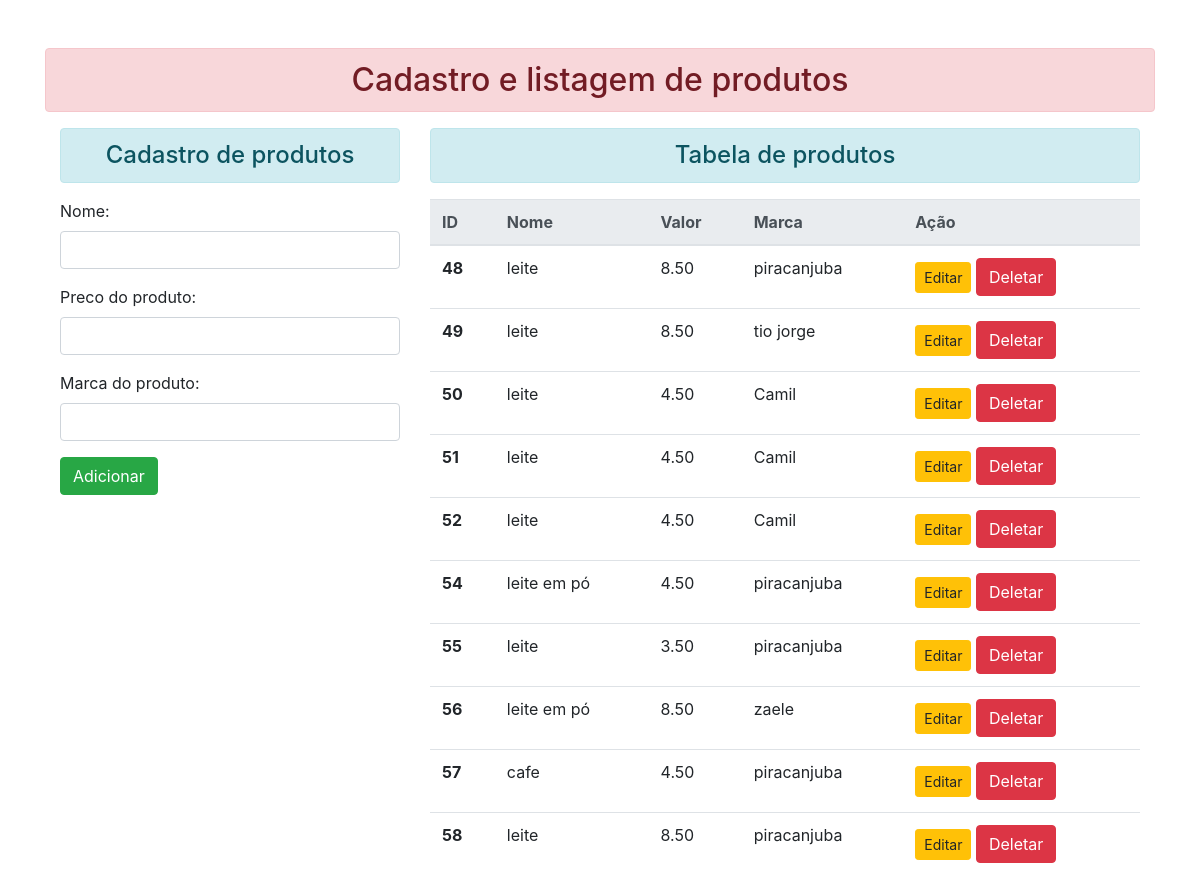
Before: / with the older database file.
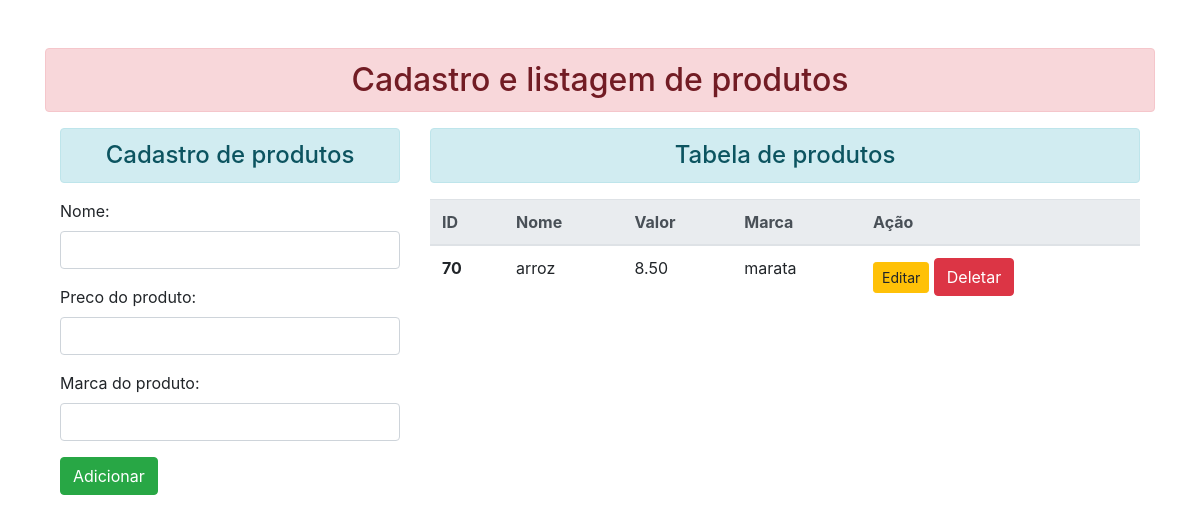
After: the same page with the newer database file.
### loja_cadastro_produtos/models.py (models this page shows)
class Produto(models.Model):
    nome = models.CharField(max_length=40, null=False, blank=False)
    preco_do_produto = models.DecimalField(max_digits=5, blank=False, decimal_places=2)
    marca_do_produto = models.CharField(max_length=40, blank=False)

### my_aplication/views.py (the view)
# urls.py: path('', views.cadastrar_produtos, name='home'),
def cadastrar_produtos(request):
    listar = Produto.objects.all()
    if request.method == "POST":
        form = ProdutoForms(request.POST)
        if form.is_valid():
            nm = form.cleaned_data["nome"]
            pc = form.cleaned_data["preco_do_produto"]
            mp = form.cleaned_data["marca_do_produto"]
            cadastrar = Produto(nome=nm, preco_do_produto=pc, marca_do_produto=mp)
            cadastrar.save()
            messages.success(request, 'Produto adcionado com sucesso')
    else:
        form = ProdutoForms()
    return render(request, 'html/cadastro_produto.html', {'form': form, 'listar': listar, 'message': messages})

### my_aplication/forms.py
class ProdutoForms(forms.ModelForm):
    class Meta:
        model = Produto
        fields = ['nome', 'preco_do_produto', 'marca_do_produto']
        widgets = {
            'nome': forms.TextInput(attrs={'class': 'form-control'}),
            'preco_do_produto': forms.TextInput(attrs={'class': 'form-control'}),
            'marca_do_produto': forms.TextInput(attrs={'class': 'form-control'})
        }
        """
    nome = forms.CharField(label="")
    preco_do_produto = forms.DecimalField(label="")
    marca_do_produto = forms.CharField(label="")
    """

### my_aplication/templates/html/cadastro_produto.html (shortened to what this page needs)
{% extends "base.html" %}
{% block content %}
<div class="container">
  <div class="row">
    <div class="col">
      <h4 class="text-center alert alert-info">Cadastro de produtos</h4>
      <div>
        <form method="post" action="{% url 'home'%}">{% csrf_token %}
            <p>
                <label for="id_nome">Nome:</label>
                <input type="text" name="nome" class="form-control" maxlength="40" required="" id="id_nome">
            </p>
            <p>
                <label for="id_preco_do_produto">Preco do produto:</label>
                <input type="text" name="preco_do_produto" class="form-control" required="" id="id_preco_do_produto">
            </p>
            <p>
                <label for="id_marca_do_produto">Marca do produto:</label>
                <input type="text" name="marca_do_produto" class="form-control" maxlength="40" required="" id="id_marca_do_produto">
            </p>
            <input type="submit" value="Adicionar" class="btn btn-success">
        </form>
        </div>
    </div>
    <div class="col-sm-8">
      <h4 class="text-center alert alert-info">Tabela de produtos</h4>
      {% if listar %}
      <div>
      <table class="table table-hover">
            <thead class="thead-light">
                <tr>
                <th scope="col">ID</th>
                <th scope="col">Nome</th>
                <th scope="col">Valor</th>
                <th scope="col">Marca</th>
                <th scope="col">Ação</th>
                </tr>
            </thead>
            <tbody>
                {% for item in listar %}
                    <tr>
                    <th scope="row">{{item.id}}</th>
                    <td>{{item.nome}}</td>
                    <td>{{item.preco_do_produto}}</td>
                    <td>{{item.marca_do_produto}}</td>
                    <td>
                        <a href="{% url 'editar' item.id%}"class="btn btn-warning btn-sm">Editar</a>
                        <form action="{% url 'deletar' item.id %}" method="post" class="d-inline">{% csrf_token %}
                            <input type="submit" class="btn btn-danger" value="Deletar">
                        </form>
                    </td>
                    </tr>
                {% endfor %}
            </tbody>
        </table>
      </div>
      {% endif %}
    </div>
</div>
{% endblock content %}

### my_aplication/templates/base.html (shortened to what this page needs)
<html lang="pt-br">
  <head>
    <link rel="stylesheet" href="https://cdn.jsdelivr.net/npm/bootstrap@4.6.0/dist/css/bootstrap.min.css">
  </head>
  <body>
    <div class="container mt-5">
      <h2 class="text-center alert alert-danger">Cadastro e listagem de produtos</h2>
      {% block content %}
      {% endblock content %}
    </div>
  </body>
</html>

Changed rows visible on the page:
removed Produto: id "48", nome "leite", preco_do_produto "8.50", marca_do_produto "piracanjuba"
removed Produto: id "49", nome "leite", preco_do_produto "8.50", marca_do_produto "tio jorge"
removed Produto: id "50", nome "leite", preco_do_produto "4.50", marca_do_produto "Camil"
removed Produto: id "51", nome "leite", preco_do_produto "4.50", marca_do_produto "Camil"
removed Produto: id "52", nome "leite", preco_do_produto "4.50", marca_do_produto "Camil"
removed Produto: id "54", nome "leite em pó", preco_do_produto "4.50", marca_do_produto "piracanjuba"
removed Produto: id "55", nome "leite", preco_do_produto "3.50", marca_do_produto "piracanjuba"
removed Produto: id "56", nome "leite em pó", preco_do_produto "8.50", marca_do_produto "zaele"
removed Produto: id "57", nome "cafe", preco_do_produto "4.50", marca_do_produto "piracanjuba"
removed Produto: id "58", nome "leite", preco_do_produto "8.50", marca_do_produto "piracanjuba"
added Produto: id "70", nome "arroz", preco_do_produto "8.50", marca_do_produto "marata"
